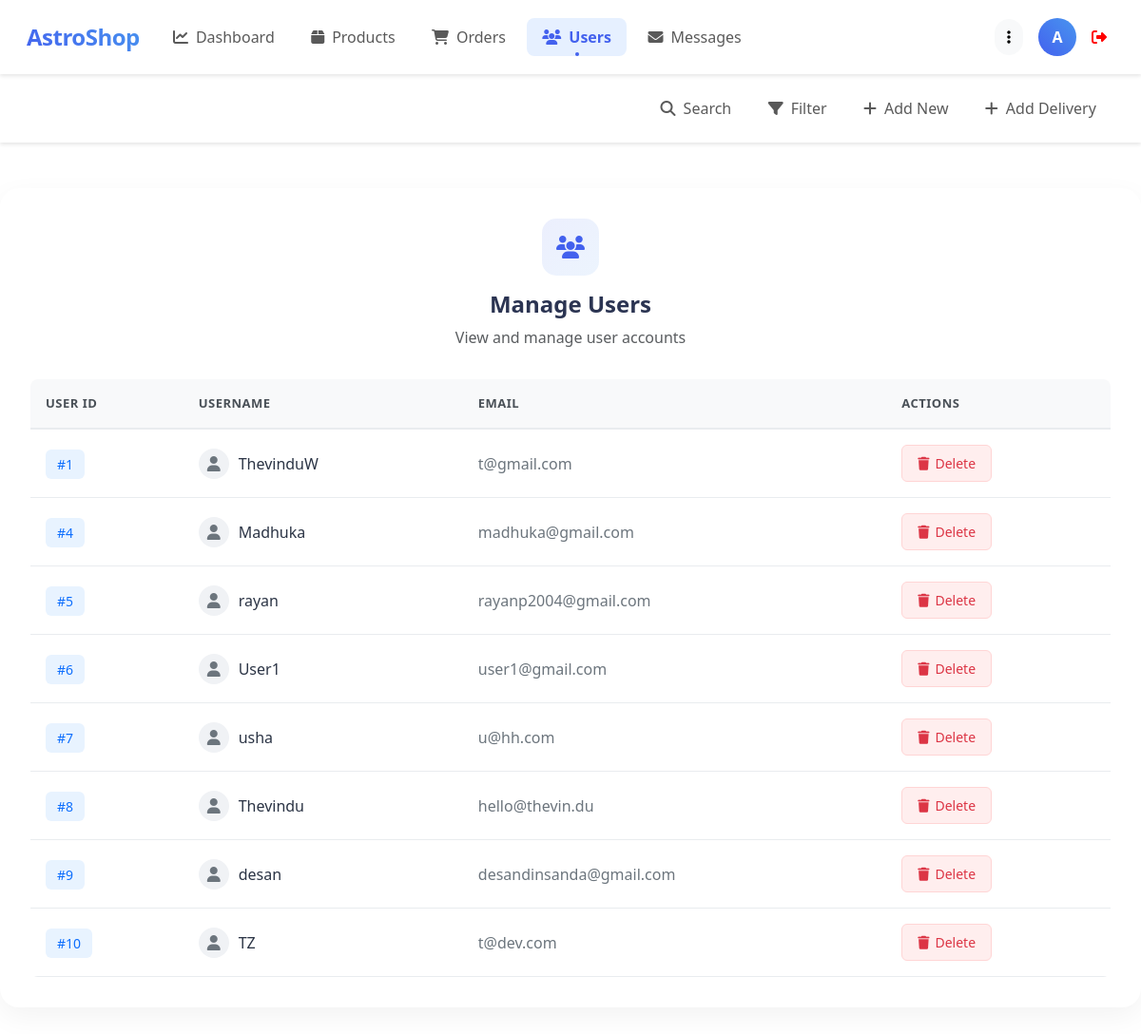
Page /admin/users.php (signed in) on the committed database.
### tables this page shows
CREATE TABLE `users` (
  `id` int NOT NULL,
  `name` varchar(20) NOT NULL,
  `email` varchar(50) NOT NULL,
  `password` varchar(50) NOT NULL
);

### admin/users.php (the view, shortened to what this page needs)
<?php
include '../components/connect.php';
?>
<!DOCTYPE html>
<html lang="en">
<head>
   <link href="https://cdn.jsdelivr.net/npm/bootstrap@5.3.0/dist/css/bootstrap.min.css" rel="stylesheet">
   <link rel="stylesheet" href="https://cdnjs.cloudflare.com/ajax/libs/font-awesome/6.1.1/css/all.min.css">
</head>
<body>
<?php include '../components/admin_header.php'; ?>
<section class="show-users mt-5">
    <div class="content-card">
        <div class="card-header">
            <div class="header-icon">
                <i class="fas fa-users"></i>
            </div>
            <h2 class="header-title">Manage Users</h2>
            <p class="text-muted">View and manage user accounts</p>
        </div>
        <div class="table-container">
            <table class="modern-table">
                <thead>
                    <tr>
                        <th>User ID</th>
                        <th>Username</th>
                        <th>Email</th>
                        <th>Actions</th>
                    </tr>
                </thead>
                <tbody>
                <?php
                    $select_accounts = $conn->prepare("SELECT * FROM `users`");
                    $select_accounts->execute();
                    if($select_accounts->rowCount() > 0){
                        while($fetch_accounts = $select_accounts->fetch(PDO::FETCH_ASSOC)){
                ?>
                    <tr>
                        <td>
                            <span class="id-badge">#<?= $fetch_accounts['id']; ?></span>
                        </td>
                        <td>
                            <div class="user-info">
                                <i class="fas fa-user user-icon"></i>
                                <span class="user-name"><?= $fetch_accounts['name']; ?></span>
                            </div>
                        </td>
                        <td>
                            <span class="email-text"><?= $fetch_accounts['email']; ?></span>
                        </td>
                        <td>
                            <div class="action-buttons">
                                <a href="users.php?delete=<?= $fetch_accounts['id']; ?>"
                                   onclick="return confirm('Are you sure you want to delete this user and all related data?')"
                                   class="btn-delete">
                                    <i class="fas fa-trash"></i> Delete
                                </a>
                            </div>
                        </td>
                    </tr>
                <?php
                        }
                    }
                ?>
                </tbody>
            </table>
        </div>
    </div>
</section>
</body>
</html>

### components/admin_header.php (shortened to what this page needs)
<nav class="navbar navbar-expand-lg modern-navbar sticky-top">
    <div class="container-fluid">
        <a class="navbar-brand" href="../admin/dashboard.php">
            AstroShop
        </a>
        <div class="collapse navbar-collapse" id="navbarContent">
            <ul class="navbar-nav me-auto mb-2 mb-lg-0">
                <li class="nav-item">
                    <a class="nav-link <?= basename($_SERVER['PHP_SELF']) == 'dashboard.php' ? 'active' : ''; ?>"
                       href="../admin/dashboard.php">
                        <i class="fas fa-chart-line me-2"></i>Dashboard
                    </a>
                </li>
                <li class="nav-item">
                    <a class="nav-link <?= basename($_SERVER['PHP_SELF']) == 'products.php' ? 'active' : ''; ?>"
                       href="../admin/products.php">
                        <i class="fas fa-box me-2"></i>Products
                    </a>
                </li>
                <li class="nav-item">
                    <a class="nav-link <?= basename($_SERVER['PHP_SELF']) == 'orders.php' ? 'active' : ''; ?>"
                       href="../admin/orders.php">
                        <i class="fas fa-shopping-cart me-2"></i>Orders
                    </a>
                </li>
                <li class="nav-item">
                    <a class="nav-link <?= basename($_SERVER['PHP_SELF']) == 'users.php' ? 'active' : ''; ?>"
                       href="../admin/users.php">
                        <i class="fas fa-users me-2"></i>Users
                    </a>
                </li>
                <li class="nav-item">
                    <a class="nav-link <?= basename($_SERVER['PHP_SELF']) == 'messages.php' ? 'active' : ''; ?>"
                       href="../admin/messages.php">
                        <i class="fas fa-envelope me-2"></i>Messages
                    </a>
                </li>
            </ul>
            <?php
                $select_profile = $conn->prepare("SELECT * FROM `admins` WHERE id = ?");
                $select_profile->execute([$admin_id]);
                $fetch_profile = $select_profile->fetch(PDO::FETCH_ASSOC);
            ?>
            <div class="profile-section">
                <div class="dropdown">
                    <button class="btn btn-light rounded-pill" data-bs-toggle="dropdown">
                        <i class="fas fa-ellipsis-v"></i>
                    </button>
                </div>
                <div class="dropdown">
                    <div class="profile-image" role="button" data-bs-toggle="dropdown">
                        <?= strtoupper(substr($fetch_profile['name'], 0, 1)); ?>
                    </div>
                </div>
                <a href="../components/admin_logout.php"
                   class=""
                   style="text-decoration: none; color: red;"
                   onclick="return confirm('Are you sure you want to logout?');">
                    <i class="fas fa-sign-out-alt me-2"></i>
                </a>
            </div>
        </div>
    </div>
</nav>
<nav class="navbar navbar-expand-lg modern-navbar">
    <div class="container-fluid">
        <div class="collapse navbar-collapse" id="secondaryNavContent">
            <ul class="navbar-nav ms-auto">
                <li class="nav-item">
                    <a class="nav-link" href="#">
                        <i class="fas fa-search me-2"></i>Search
                    </a>
                </li>
                <li class="nav-item">
                    <a class="nav-link" href="#">
                        <i class="fas fa-filter me-2"></i>Filter
                    </a>
                </li>
                <li class="nav-item">
                    <a class="nav-link" href="#">
                        <i class="fas fa-plus me-2"></i>Add New
                    </a>
                </li>
                <li class="nav-item">
                    <a class="nav-link" href="../admin/add-delivery-agent.php">
                        <i class="fas fa-plus me-2"></i>Add Delivery
                    </a>
                </li>
            </ul>
        </div>
    </div>
</nav>

### components/admin_header.php (style rules this page uses)
:root { --primary-color: #4361ee; --secondary-color: #3f37c9; --accent-color: #4895ef; }
.modern-navbar { background: white; padding: 1rem; box-shadow: 0 2px 15px rgba(0,0,0,0.05); }
.navbar-brand { font-size: 1.5rem; font-weight: 700; background: linear-gradient(45deg, var(--primary-color), var(--accent-color)); -webkit-background-clip: text; -webkit-text-fill-color: transparent; letter-spacing: -0.5px; }
.nav-link { position: relative; padding: 0.5rem 1rem !important; margin: 0 0.2rem; border-radius: 8px; transition: all 0.3s ease; }
.nav-link.active { background: rgba(67, 97, 238, 0.1); color: var(--primary-color) !important; font-weight: 600; }
.nav-link.active::after { content: ''; position: absolute; bottom: 0; left: 50%; transform: translateX(-50%); width: 4px; height: 4px; border-radius: 50%; background-color: var(--primary-color); }
.profile-section { display: flex; align-items: center; gap: 1rem; }
.profile-image { width: 40px; height: 40px; border-radius: 10px; background: linear-gradient(45deg, var(--primary-color), var(--accent-color)); display: flex; align-items: center; justify-content: center; color: white; font-weight: 600; }
.modern-navbar { background-color: #fff; box-shadow: 0 2px 4px rgba(0,0,0,0.1); }
.profile-image { width: 40px; height: 40px; background-color: #0d6efd; color: white; border-radius: 50%; display: flex; align-items: center; justify-content: center; font-weight: bold; cursor: pointer; }
.nav-link { padding: 0.5rem 1rem; border-radius: 0.5rem; transition: all 0.3s; }
.nav-link:hover, .nav-link.active { background-color: rgba(13, 110, 253, 0.1); color: #0d6efd; }

### admin/users.php (style rules this page uses)
:root { --primary-color: #4361ee; --secondary-color: #3f37c9; --accent-color: #4895ef; --success-color: #2ecc71; --danger-color: #dc3545; --warning-color: #f39c12; }
.content-card { background: white; border-radius: 20px; padding: 2rem; box-shadow: 0 10px 30px rgba(0, 0, 0, 0.05); margin: 2rem auto; max-width: 1200px; }
.card-header { text-align: center; margin-bottom: 2rem; }
.header-icon { width: 60px; height: 60px; border-radius: 15px; background: linear-gradient(135deg, rgba(67, 97, 238, 0.1), rgba(72, 149, 239, 0.1)); color: var(--primary-color); display: flex; align-items: center; justify-content: center; font-size: 1.5rem; margin: 0 auto 1rem; }
.header-title { font-size: 1.5rem; font-weight: 700; color: #2b3452; margin-bottom: 0.5rem; }
.table-container { overflow-x: auto; border-radius: 8px; background: white; }
.modern-table { width: 100%; border-collapse: collapse; margin: 0; padding: 0; background-color: white; }
.modern-table thead tr { background-color: #f8f9fa; border-bottom: 2px solid #e9ecef; }
.modern-table th { padding: 16px; text-align: left; font-weight: 600; color: #495057; text-transform: uppercase; font-size: 13px; letter-spacing: 0.5px; }
.modern-table td { padding: 16px; vertical-align: middle; border-bottom: 1px solid #e9ecef; }
.id-badge { background: #e8f3ff; color: #0d6efd; padding: 6px 12px; border-radius: 6px; font-weight: 500; font-size: 14px; }
.user-info { display: flex; align-items: center; gap: 10px; }
.user-icon { width: 32px; height: 32px; background: #f0f2f5; border-radius: 50%; display: flex; align-items: center; justify-content: center; color: #6c757d; }
.user-name { font-weight: 500; color: #2b3445; }
.email-text { color: #6c757d; }
.action-buttons { display: flex; gap: 8px; }
.btn-delete { padding: 8px 16px; border-radius: 6px; text-decoration: none; font-size: 14px; font-weight: 500; display: inline-flex; align-items: center; gap: 6px; background: #ffeeee; color: #dc3545; border: 1px solid #ffd5d5; transition: all 0.2s; }

### rows in the picture
users: id "1", name "ThevinduW", email "t@gmail.com"
users: id "4", name "Madhuka", email "madhuka@gmail.com"
users: id "5", name "rayan", email "rayanp2004@gmail.com"
users: id "6", name "User1", email "user1@gmail.com"
users: id "7", name "usha", email "u@hh.com"
users: id "8", name "Thevindu", email "hello@thevin.du"
users: id "9", name "desan", email "desandinsanda@gmail.com"
users: id "10", name "TZ", email "t@dev.com"

### other values in the picture
substr($fetch_profile['name'], 0, 1) "A"
